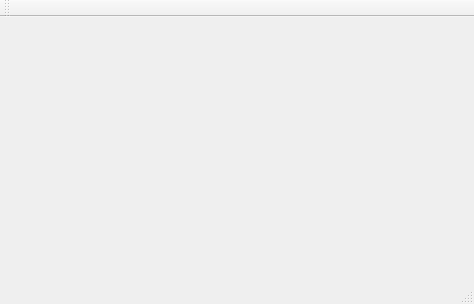
<?xml version="1.0" encoding="UTF-8"?>
<ui version="4.0">
 <class>MainWindow</class>
 <widget class="QMainWindow" name="MainWindow">
  <property name="geometry">
   <rect>
    <x>0</x>
    <y>0</y>
    <width>474</width>
    <height>304</height>
   </rect>
  </property>
  <property name="windowTitle">
   <string>MainWindow</string>
  </property>
  <widget class="QWidget" name="centralWidget">
   <widget class="QWidget" name="verticalLayoutWidget">
    <property name="geometry">
     <rect>
      <x>10</x>
      <y>10</y>
      <width>451</width>
      <height>241</height>
     </rect>
    </property>
    <layout class="QVBoxLayout" name="verticalLayout"/>
   </widget>
  </widget>
  <widget class="QMenuBar" name="menuBar">
   <property name="geometry">
    <rect>
     <x>0</x>
     <y>0</y>
     <width>474</width>
     <height>26</height>
    </rect>
   </property>
  </widget>
  <widget class="QToolBar" name="mainToolBar">
   <attribute name="toolBarArea">
    <enum>TopToolBarArea</enum>
   </attribute>
   <attribute name="toolBarBreak">
    <bool>false</bool>
   </attribute>
  </widget>
  <widget class="QStatusBar" name="statusBar"/>
 </widget>
 <layoutdefault spacing="6" margin="11"/>
 <resources/>
 <connections/>
</ui>
